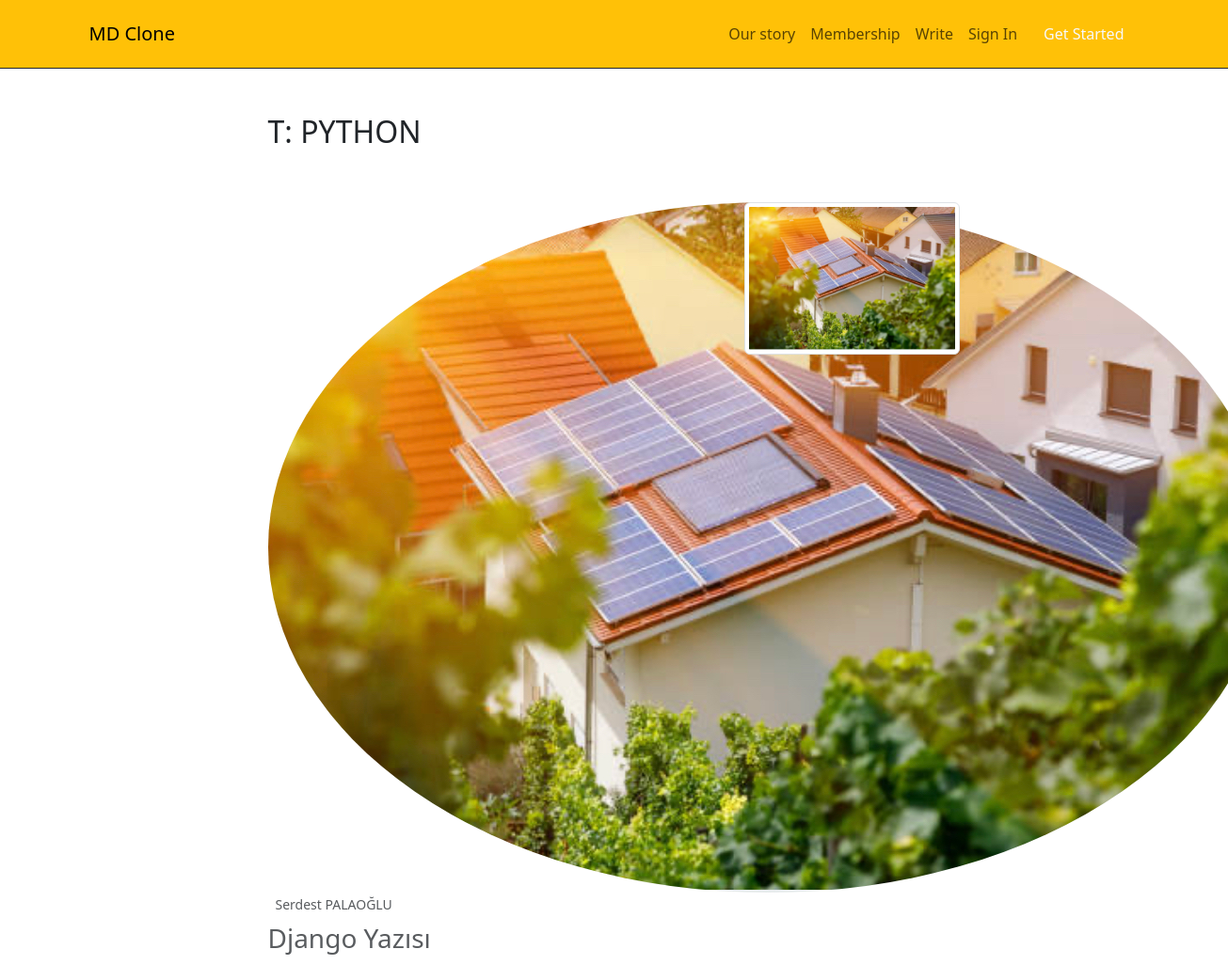
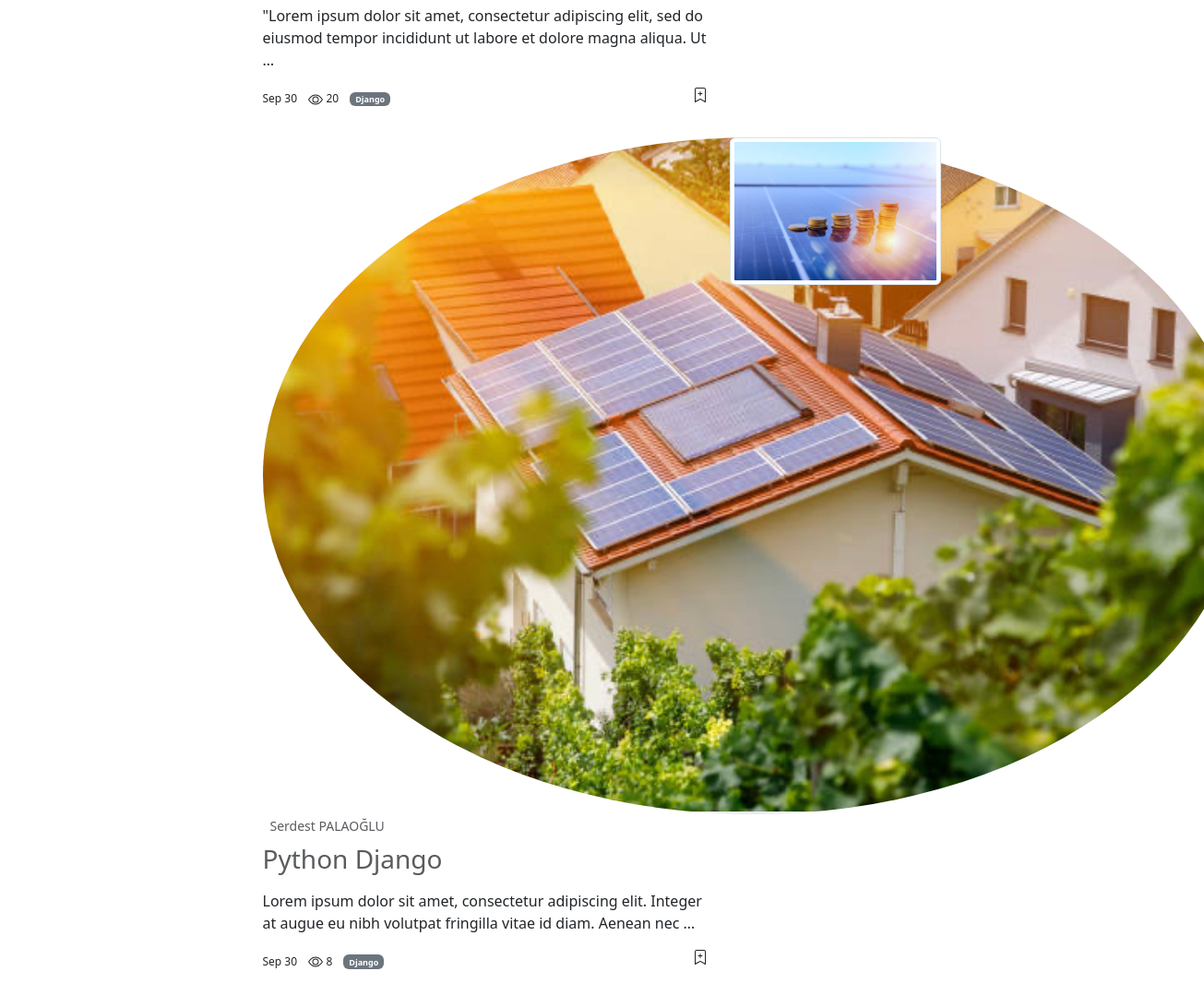
Screenshot of /blog/tag/python/ with the database file from the repository (2 pictures, top to bottom).
### blog/models.py (models this page shows, shortened)
class BaseModel(models.Model):
    title = models.CharField(max_length=200)
    slug = AutoSlugField(populate_from='title', unique=True)
    is_active = models.BooleanField(default=True)
    created_at = models.DateTimeField(auto_now_add=True)
    updated_at = models.DateTimeField(auto_now=True)
    class Meta:
        abstract = True
        ordering = ('title',)

class Tag(BaseModel):
    def __str__(self):
        return self.title

class BlogPost(BaseModel):
    user = models.ForeignKey(User, on_delete=models.CASCADE)
    content = HTMLField(blank=True, null=True)
    category = models.ForeignKey(Category, on_delete=models.SET_NULL, null=True)
    tag = models.ManyToManyField(Tag,)
    cover_image = models.ImageField(upload_to='post')
    view_count = models.PositiveBigIntegerField(default=0)
    class Meta:
        ordering = ('-created_at',)
    def get_absolute_url(self):
        return reverse(
            'read:post_detail_view',
            kwargs={
                "user_slug": self.user.profile.slug,
                "post_slug": self.slug
            }
        )

class Category(BaseModel):
    def __str__(self):
        return self.title
    def get_absolute_url(self):
        return reverse(
            'blog:category_view',
            kwargs={
                "category_slug": self.slug
            }
        )

### user_profile/models.py (models this page shows, shortened)
class Profile(models.Model):
    user = models.OneToOneField(User, on_delete=models.CASCADE)
    avatar = models.ImageField(upload_to='avatar')
    instagram = models.CharField(max_length=200)
    slug = models.SlugField(max_length=200)
    info = tinymce_models.HTMLField(blank=True, null=True)
    def get_all_posts_url(self):
        return reverse(
            'read:all_posts_view',
            kwargs={
                "user_slug": self.slug
            }
        )

### blog/views.py (the view)
# urls.py: path('tag/<slug:tag_slug>/', tag_view, name='tag_view'),
def tag_view(request, tag_slug):
    tag = get_object_or_404(Tag, slug=tag_slug)
    posts = BlogPost.objects.filter(tag=tag)
    context = dict(
        tag = tag,
        posts=posts,
    )
    return render(request, 'read/all_posts.html', context)

### read/templates/read/all_posts.html
{% extends 'core/base.html' %}
{% block content %}
<div class="container">
    <div class="row">
        <div class="col-sm-8 offset-sm-2 mt-5">
            {% if category %}
            <h2>K: {{ category.title|upper }}</h2>
            {% elif tag %}
            <h2>T: {{ tag.title|upper }}</h2>
            {% elif profile %}
            <h2>My All Posts: {{ profile.user }}</h2>
            {% endif %}
        </div>
        <div class="col-sm-8 offset-sm-2 mt-5">
            {% if category %}
                {% with posts=category.blogpost_set.all %}
                    {% for post in posts %}
                        {% include 'blog/components/post.html' %}
                    {% endfor %}
                {% endwith %}
            {% elif profile %}
                {% with posts=profile.user.blogpost_set.all %}
                    {% for post in posts %}
                        {% include 'blog/components/post.html' %}
                    {% endfor %}
                {% endwith %}
            {% else %}
                {% with posts=tag.blogpost_set.all %}
                    {% for post in posts %}
                        {% include 'blog/components/post.html' %}
                    {% endfor %}
                {% endwith %}
            {% endif %}
        </div>
    </div>
</div>
{% endblock content %}

### blog/templates/blog/components/post.html (shortened to what this page needs)
{% load thumbnail %}
<article class="row mb-3">
    <div class="col-sm-8">
        <div>
            <a href="{{ post.user.profile.get_all_posts_url  }}" class="text-decoration-none text-muted">
                <img src="{{ post.user.profile.avatar|thumbnail_url:'avatar' }}" class="rounded-circle" alt="">
                <small class="ms-2">{{ post.user.get_full_name }}</small>
            </a>
        </div>
        <h3 class="mt-2">
            <a href="{{ post.get_absolute_url }}" class="text-decoration-none text-muted">{{ post.title }}</a>
        </h3>
        <p class="text-muted">
            {{ post.content|safe|truncatewords_html:20 }}
        </p>
        <ul class="list-inline">
            <li class="list-inline-item fs-12">Sep 30</li>
            <li class="list-inline-item fs-12">
                   {{ post.view_count }}
            </li>
            <li class="list-inline-item fs-12">
                <span class="badge bg-secondary">
                <a href="{{ post.category.get_absolute_url }}" class="text-decoration-none text-white">
                    {{ post.category }}
                </a>
                </span>
            </li>
            <li class="list-inline-item fs-12 float-end">
            </li>
        </ul>
    </div>
    <div class="col-sm-4">
        <img src="{{ post.cover_image|thumbnail_url:'thumbnail' }}" alt="" class="w-100 img-thumbnail">
    </div>
</article>

### static_files/css/style.css (style rules this page uses)
.fs-12 { font-size: 12px; }

### rows the page displays
Tag: title "PYTHON"
BlogPost: user.profile.avatar|thumbnail_url (picture), user.get_full_name "Serdest PALAOĞLU", title "Django Yazısı", content "\"Lorem ipsum dolor sit amet, consectetur adipiscing elit, sed do eiusmod tempor incididunt ut labore et dolore magna aliqua. Ut …", view_count "20", category "Django", cover_image|thumbnail_url (picture)
BlogPost: user.profile.avatar|thumbnail_url (picture), user.get_full_name "Serdest PALAOĞLU", title "Python Django", content "Lorem ipsum dolor sit amet, consectetur adipiscing elit. Integer at augue eu nibh volutpat fringilla vitae id diam. Aenean nec …", view_count "8", category "Django", cover_image|thumbnail_url (picture)
